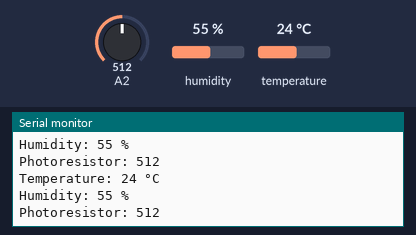
Bench run of a sketch on a simulated Arduino Uno, built with avr-gcc and run on an emulated ATmega328P. Shown: the last lines printed to the serial monitor. The test bench sets the inputs (shaded band); at power-on: humidity 55 %, A2 = 512, temperature 24 °C.

Above: at 2.3 s.
2.4 s: humidity set to 22 %
At 4.3 s:
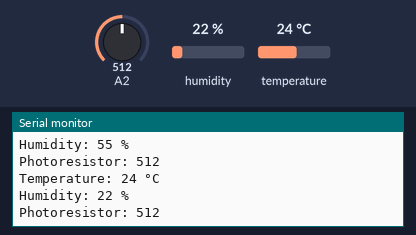
4.5 s: A2 set to 716
At 5.8 s:
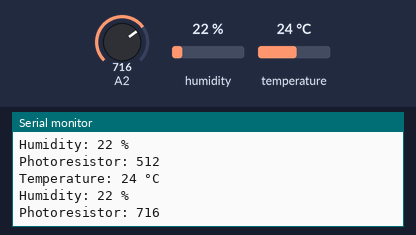
6.6 s: temperature set to 12 °C
At 8.6 s:
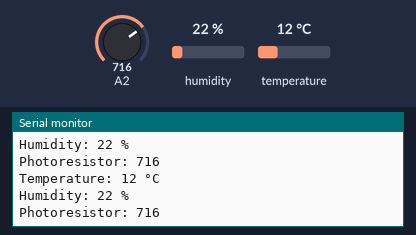
8.7 s: A2 set to 900
At 10.5 s:
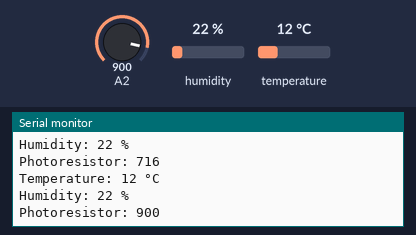
10.8 s: humidity set to 40 %
At 13.6 s:
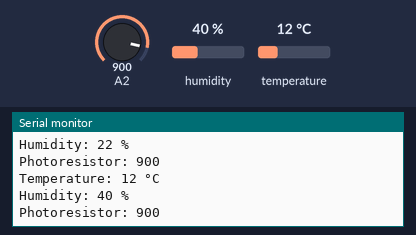
Timing chart, 0 to 13.9 s (numbered marks = the images above; inputs shaded):
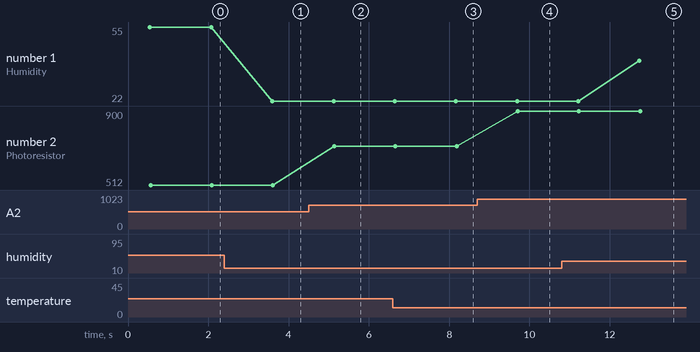

The sketch:

simple_sensor.ino
```cpp
#include <DHT11.h>
// Remember to add the library for the temperature and humidity sensor, use the "DHT11 by Dhruba Saha" in Arduino IDE.
// connection for DHT11 sensor, left to right: pin 1 to digital 6 (6), pin 2 to VCC, pin 3 to GND.
// Connection for photoresistor, left to right: pin 1 to analog 2 (A2), pin 2 to VCC, pin 3 to GND.

DHT11 dht11(6);

void setup() {
  Serial.begin(9600);
}

void loop() {
  int temperature = 0;
  int humidity = 0;
  int photores = 0;

  // Read temperature and humidity
  int result = dht11.readTemperatureHumidity(temperature, humidity);

  if (result == 0) {
    // Convert each part individually into strings
    String tempString = "Temperature: " + String(temperature) + " °C";
    String humidityString = "Humidity: " + String(humidity) + " %";

    // Read photoresistor value and convert to string
    photores = analogRead(2);
    String photoresString = "Photoresistor: " + String(photores);

    // Print each string individually
    Serial.println(tempString);
    Serial.println(humidityString);
    Serial.println(photoresString);
  } else {
    Serial.println(DHT11::getErrorString(result));
  }

  delay(1000);
}
```

Measured:
- after the input at 2.4 s, the serial monitor: prints a new line after 1.2 s (image 1)
- after the input at 4.5 s, the serial monitor: prints a new line after 0.64 s (image 2)
- after the input at 6.6 s, the serial monitor: prints a new line after 1.5 s (image 3)
- after the input at 8.7 s, the serial monitor: prints a new line after 1.0 s (image 4)
- after the input at 10.8 s, the serial monitor: prints a new line after 1.9 s (image 5)
- plotted number 1: 55 → 22 after the input at 2.4 s, 22 → 40 after the input at 10.8 s
- plotted number 2: 512 → 716 after the input at 4.5 s, 716 → 900 after the input at 8.7 s
